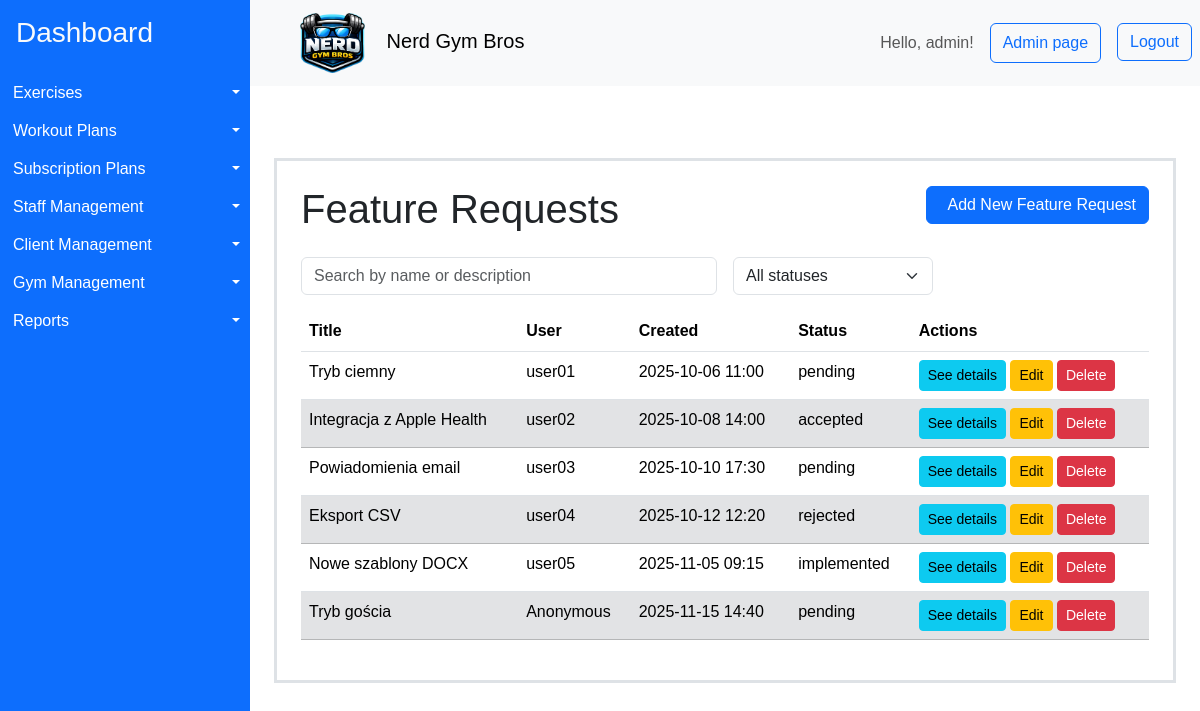
The app's page /feature-requests/ (signed in) with its own data.
### gymApp/models/additional.py (models this page shows, shortened)
class NewFeatureRequest(models.Model):
    user = models.ForeignKey(User, on_delete=models.CASCADE, null=True, blank=True)
    title = models.CharField(max_length=200)
    description = models.TextField()
    created_at = models.DateTimeField(auto_now_add=True)
    implemented_at = models.DateTimeField(null=True, blank=True)
    status = models.CharField(
        max_length=50,
        choices=[
            ("pending", "Pending"),
            ("accepted", "Accepted"),
            ("implemented", "Implemented"),
            ("rejected", "Rejected"),
        ],
        default="pending",
    )
    class Meta:
        indexes = [
            models.Index(fields=["user"]),
            models.Index(fields=["status"]),
            models.Index(fields=["created_at"]),
        ]

### gymApp/views/admin_page.py (the view)
class NewFeatureRequestListView(LoginRequiredMixin, PermissionRequiredMixin, ListView):
    model = NewFeatureRequest
    template_name = "gymApp/new_feature_request/list.html"
    context_object_name = "feature_requests"
    permission_required = "gymApp.view_newfeaturerequest"
    raise_exception = True

### gymApp/templates/gymApp/new_feature_request/list.html (shortened to what this page needs)
{% extends "gymApp/layout.html" %}
{% load bootstrap_icons %}
{% load static %}
{% block content %}
<div class="container mt-5 p-4 border border-3" >
    <div class="d-flex justify-content-between align-items-center mb-3">
        <h1>Feature Requests</h1>
        <a href="{% url 'new_feature_request_create' %}" class="btn btn-primary mb-3">
            <span class="ms-2">Add New Feature Request</span>
        </a>
    </div>
    <div class="row g-3 mb-3">
        <div class="col-md-6">
            <input id="searchInput" type="text" class="form-control" placeholder="Search by name or description">
        </div>
        <div class="col-md-3">
            <select id="statusFilter" class="form-select">
                <option value="">All statuses</option>
            </select>
        </div>
    </div>
    <table id="featureRequestTable" class="table">
        <thead>
            <tr>
                <th scope="col">Title</th>
                <th scope="col">User</th>
                <th scope="col">Created</th>
                <th scope="col">Status</th>
                <th scope="col">Actions</th>
            </tr>
        </thead>
        <tbody>
    {% for request in feature_requests %}
            <tr>
                <td class='feature-title'>{{ request.title }}</td>
                <td class='feature-user'>{{ request.user|default:"Anonymous" }}</td>
                <td class='feature-created-at'>{{ request.created_at|date:"Y-m-d H:i" }}</td>
                <td class='feature-status'>{{ request.status }}</td>
                <td>
                    <a href="{% url 'new_feature_request_detail' request.pk %}" class="btn btn-info btn-sm">See details</a>
                    <a href="{% url 'new_feature_request_update' request.pk %}" class="btn btn-warning btn-sm">Edit</a>
                    <a href="{% url 'new_feature_request_delete' request.pk %}" class="btn btn-danger btn-sm">Delete</a>
                </td>
            </tr>
    {% empty %}
            <tr>
                <td colspan="5">No feature requests.</td>
            </tr>
    {% endfor %}
        </tbody>
    </table>
</div>
{% endblock %}

### gymApp/templates/gymApp/layout.html (shortened to what this page needs)
{% load bootstrap_icons %}
{% load static %}
<!DOCTYPE html>
<html>
    <head>
        <link href="https://cdn.jsdelivr.net/npm/bootstrap@5.3.8/dist/css/bootstrap.min.css" rel="stylesheet">
        <link rel="stylesheet" href="{% static 'styles/styles.css' %}">
    </head>
    <body>
    <div class="container-fluid layout d-flex flex-row p-0">
      <aside class="sidebar bg-primary" id="sidebar">
        <a class="d-block h3 pt-3 ps-3 link-light link-underline-opacity-0" href="{% url 'home'%}">Dashboard</a>
        <ul class="list-group mt-4" style="white-space: nowrap;" >
          {% if perms.gymApp.view_exercise %}
            <li class="d-flex  btn-group" >
              <a href="{% url 'exercise_list' %}" class="d-block text-start btn btn-primary rounded-0 flex-grow-1 "> {% bs_icon 'person-walking' size='1.25em'  %} Exercises</a>
              <button type="button" class="d-block btn btn-primary rounded-0 dropdown-toggle dropdown-toggle-split flex-grow-0 flex-shrink-0 " data-bs-toggle="dropdown" aria-expanded="false">
              </button>
            </li>
          {% endif %}
          {% if perms.gymApp.view_workoutplan %}
            <li class="d-flex  btn-group">
              <a href="{% url 'workout_plan_list' %}" class="d-block text-start btn btn-primary rounded-0 flex-grow-1 "> {% bs_icon 'list-check' size='1.25em'  %} Workout Plans</a>
              <button type="button" class="d-block btn btn-primary rounded-0 dropdown-toggle dropdown-toggle-split flex-grow-0 flex-shrink-0 " data-bs-toggle="dropdown" aria-expanded="false">
              </button>
            </li>
          {% endif %}
          {% if perms.gymApp.view_subscriptionplan %}
            <li class="d-flex  btn-group">
              <a href="{% url 'subscription_plan_list' %}" class="d-block text-start btn btn-primary rounded-0 flex-grow-1 "> {% bs_icon 'currency-dollar' size='1.25em'  %} Subscription Plans</a>
              <button type="button" class="d-block btn btn-primary rounded-0 dropdown-toggle dropdown-toggle-split flex-grow-0 flex-shrink-0 " data-bs-toggle="dropdown" aria-expanded="false">
              </button>
            </li>
          {% endif %}
          {% if user.is_superuser %}
          <li class="d-flex  btn-group">
            <a href="{% url 'staff_list' %}" class="d-block text-start btn btn-primary rounded-0 flex-grow-1 "> {% bs_icon 'hammer' size='1.25em'  %} Staff Management</a>
            <button type="button" class="d-block btn btn-primary rounded-0 dropdown-toggle dropdown-toggle-split flex-grow-0 flex-shrink-0 " data-bs-toggle="dropdown" aria-expanded="false">
            </button>
          </li>
          {% endif %}
          {% if perms.gymApp.view_clientprofile %}
          <li class="d-flex  btn-group">
            <a href="{% url 'client_list' %}" class="d-block text-start btn btn-primary rounded-0 flex-grow-1 "> {% bs_icon 'people-fill' size='1.25em'  %} Client Management</a>
            <button type="button" class="d-block btn btn-primary rounded-0 dropdown-toggle dropdown-toggle-split flex-grow-0 flex-shrink-0 " data-bs-toggle="dropdown" aria-expanded="false">
            </button>
          </li>
          {% endif %}
          {% if perms.gymApp.view_gym %}
          <li class="d-flex  btn-group">
            <a href="{% url 'gym_list' %}" class="d-block text-start btn btn-primary rounded-0 flex-grow-1 "> {% bs_icon 'houses-fill' size='1.25em'  %} Gym Management</a>
            <button type="button" class="d-block btn btn-primary rounded-0 dropdown-toggle dropdown-toggle-split flex-grow-0 flex-shrink-0 " data-bs-toggle="dropdown" aria-expanded="false">
            </button>
          </li>
          {% endif %}
          <li class="d-flex  btn-group">
            <a href="{% url 'reports' %}" class="d-block text-start btn btn-primary rounded-0 flex-grow-1 "> {% bs_icon 'file-earmark-bar-graph-fill' size='1.25em'  %} Reports</a>
            <button type="button" class="d-block btn btn-primary rounded-0 dropdown-toggle dropdown-toggle-split flex-grow-0 flex-shrink-0 " data-bs-toggle="dropdown" aria-expanded="false">
            </button>
          </li>
        </ul>
      </aside>
      <div class="content container-fluid p-0">
        <nav class="navbar navbar-light bg-light p-2">
          <div class="d-flex align-items-center">
          <button class="btn toggle-btn" id="toggleBtn">{% bs_icon 'list' size='1.75em' color='blue' %}</button>
          <span class="navbar-brand mb-0 h1 ms-3"><img class="me-3" src="{% static 'assets/icons/logo.png' %}" alt="Nerd Gym Bros Logo" style="height: 3em;"> Nerd Gym Bros </span>
          </div>
          <div class="d-flex">
          <span class=" navbar-text me-3"> Hello, {{ user.username }}! </span>
          {% if user.is_superuser %}
            <button class="btn btn-outline-primary me-3" onclick="location.href='{% url 'admin:index' %}'">Admin page</button>
          {% endif %}
          <form method="post" action="{% url 'logout' %}">
              <button type="submit" class="btn btn-outline-primary">Logout</button>
          </form>
          </div>
        </nav>
        <main class='p-4'>
            {% block content %}{% endblock %}
        </main>
      </div>
    </div>
    </body>
</html>

### gymApp/static/styles/styles.css (style rules this page uses)
* { box-sizing: border-box; }
body { box-sizing: border-box; margin: 0; font-family: sans-serif; }
.layout { min-height: 100vh; }
.sidebar { overflow:hidden; transform: translateX(0); min-width: 250px; width: 250px; transition: width .15s ease-in-out; }
.toggle-btn { display: block; }

### records on screen
NewFeatureRequest: title "Tryb ciemny", user "user01", created_at "2025-10-06 11:00", status "pending"
NewFeatureRequest: title "Integracja z Apple Health", user "user02", created_at "2025-10-08 14:00", status "accepted"
NewFeatureRequest: title "Powiadomienia email", user "user03", created_at "2025-10-10 17:30", status "pending"
NewFeatureRequest: title "Eksport CSV", user "user04", created_at "2025-10-12 12:20", status "rejected"
NewFeatureRequest: title "Nowe szablony DOCX", user "user05", created_at "2025-11-05 09:15", status "implemented"
NewFeatureRequest: title "Tryb gościa", user "Anonymous", created_at "2025-11-15 14:40", status "pending"

### other values on screen
{{ user.username }} "admin"
